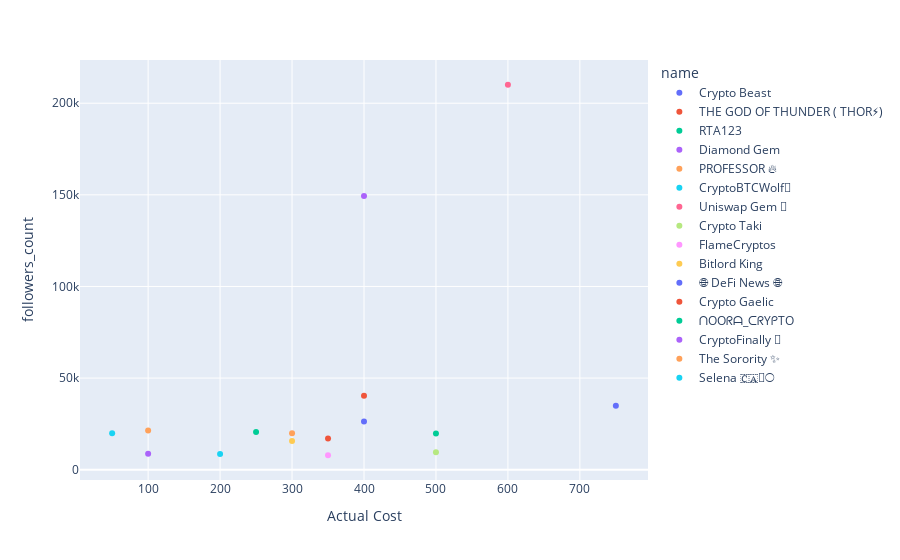

The notebook cell saved with this chart:
### Code cell
fig = px.scatter(BP, x="Actual Cost", y='followers_count',color="name",labels=False)
fig.show()

### Figure 1 — Plotly figure (JSON) as saved in the notebook; plotly's stock layout.template omitted (floating-point values rounded to 4 significant figures)
{"data": [{"hovertemplate": "name=Crypto Beast<br>Actual Cost=%{x}<br>followers_count=%{y}<extra></extra>", "legendgroup": "Crypto Beast", "marker": {"color": "#636efa", "symbol": "circle"}, "mode": "markers", "name": "Crypto Beast", "orientation": "v", "showlegend": true, "type": "scatter", "x": [400], "xaxis": "x", "y": [26299], "yaxis": "y"}, {"hovertemplate": "name=THE GOD OF THUNDER ( THOR⚡)<br>Actual Cost=%{x}<br>followers_count=%{y}<extra></extra>", "legendgroup": "THE GOD OF THUNDER ( THOR⚡)", "marker": {"color": "#EF553B", "symbol": "circle"}, "mode": "markers", "name": "THE GOD OF THUNDER ( THOR⚡)", "orientation": "v", "showlegend": true, "type": "scatter", "x": [400], "xaxis": "x", "y": [40363], "yaxis": "y"}, {"hovertemplate": "name=RTA123<br>Actual Cost=%{x}<br>followers_count=%{y}<extra></extra>", "legendgroup": "RTA123", "marker": {"color": "#00cc96", "symbol": "circle"}, "mode": "markers", "name": "RTA123", "orientation": "v", "showlegend": true, "type": "scatter", "x": [250], "xaxis": "x", "y": [20509], "yaxis": "y"}, {"hovertemplate": "name=Diamond Gem<br>Actual Cost=%{x}<br>followers_count=%{y}<extra></extra>", "legendgroup": "Diamond Gem", "marker": {"color": "#ab63fa", "symbol": "circle"}, "mode": "markers", "name": "Diamond Gem", "orientation": "v", "showlegend": true, "type": "scatter", "x": [100], "xaxis": "x", "y": [8655], "yaxis": "y"}, {"hovertemplate": "name=PROFESSOR 🔥<br>Actual Cost=%{x}<br>followers_count=%{y}<extra></extra>", "legendgroup": "PROFESSOR 🔥", "marker": {"color": "#FFA15A", "symbol": "circle"}, "mode": "markers", "name": "PROFESSOR 🔥", "orientation": "v", "showlegend": true, "type": "scatter", "x": [300], "xaxis": "x", "y": [19881], "yaxis": "y"}, {"hovertemplate": "name=CryptoBTCWolf👑<br>Actual Cost=%{x}<br>followers_count=%{y}<extra></extra>", "legendgroup": "CryptoBTCWolf👑", "marker": {"color": "#19d3f3", "symbol": "circle"}, "mode": "markers", "name": "CryptoBTCWolf👑", "orientation": "v", "showlegend": true, "type": "scatter", "x": [200], "xaxis": "x", "y": [8550], "yaxis": "y"}, {"hovertemplate": "name=Uniswap Gem 💎<br>Actual Cost=%{x}<br>followers_count=%{y}<extra></extra>", "legendgroup": "Uniswap Gem 💎", "marker": {"color": "#FF6692", "symbol": "circle"}, "mode": "markers", "name": "Uniswap Gem 💎", "orientation": "v", "showlegend": true, "type": "scatter", "x": [600], "xaxis": "x", "y": [210080], "yaxis": "y"}, {"hovertemplate": "name=Crypto Taki<br>Actual Cost=%{x}<br>followers_count=%{y}<extra></extra>", "legendgroup": "Crypto Taki", "marker": {"color": "#B6E880", "symbol": "circle"}, "mode": "markers", "name": "Crypto Taki", "orientation": "v", "showlegend": true, "type": "scatter", "x": [500], "xaxis": "x", "y": [9578], "yaxis": "y"}, {"hovertemplate": "name=FlameCryptos<br>Actual Cost=%{x}<br>followers_count=%{y}<extra></extra>", "legendgroup": "FlameCryptos", "marker": {"color": "#FF97FF", "symbol": "circle"}, "mode": "markers", "name": "FlameCryptos", "orientation": "v", "showlegend": true, "type": "scatter", "x": [350], "xaxis": "x", "y": [7883], "yaxis": "y"}, {"hovertemplate": "name=Bitlord King<br>Actual Cost=%{x}<br>followers_count=%{y}<extra></extra>", "legendgroup": "Bitlord King", "marker": {"color": "#FECB52", "symbol": "circle"}, "mode": "markers", "name": "Bitlord King", "orientation": "v", "showlegend": true, "type": "scatter", "x": [300], "xaxis": "x", "y": [15690], "yaxis": "y"}, {"hovertemplate": "name=🌐 DeFi News 🌐<br>Actual Cost=%{x}<br>followers_count=%{y}<extra></extra>", "legendgroup": "🌐 DeFi News 🌐", "marker": {"color": "#636efa", "symbol": "circle"}, "mode": "markers", "name": "🌐 DeFi News 🌐", "orientation": "v", "showlegend": true, "type": "scatter", "x": [750], "xaxis": "x", "y": [34877], "yaxis": "y"}, {"hovertemplate": "name=Crypto Gaelic<br>Actual Cost=%{x}<br>followers_count=%{y}<extra></extra>", "legendgroup": "Crypto Gaelic", "marker": {"color": "#EF553B", "symbol": "circle"}, "mode": "markers", "name": "Crypto Gaelic", "orientation": "v", "showlegend": true, "type": "scatter", "x": [350], "xaxis": "x", "y": [16980], "yaxis": "y"}, {"hovertemplate": "name=ᑎOOᖇᗩ_ᑕᖇYᑭTO<br>Actual Cost=%{x}<br>followers_count=%{y}<extra></extra>", "legendgroup": "ᑎOOᖇᗩ_ᑕᖇYᑭTO", "marker": {"color": "#00cc96", "symbol": "circle"}, "mode": "markers", "name": "ᑎOOᖇᗩ_ᑕᖇYᑭTO", "orientation": "v", "showlegend": true, "type": "scatter", "x": [500], "xaxis": "x", "y": [19737], "yaxis": "y"}, {"hovertemplate": "name=CryptoFinally 💫<br>Actual Cost=%{x}<br>followers_count=%{y}<extra></extra>", "legendgroup": "CryptoFinally 💫", "marker": {"color": "#ab63fa", "symbol": "circle"}, "mode": "markers", "name": "CryptoFinally 💫", "orientation": "v", "showlegend": true, "type": "scatter", "x": [400], "xaxis": "x", "y": [149356], "yaxis": "y"}, {"hovertemplate": "name=The Sorority ✨<br>Actual Cost=%{x}<br>followers_count=%{y}<extra></extra>", "legendgroup": "The Sorority ✨", "marker": {"color": "#FFA15A", "symbol": "circle"}, "mode": "markers", "name": "The Sorority ✨", "orientation": "v", "showlegend": true, "type": "scatter", "x": [100], "xaxis": "x", "y": [21432], "yaxis": "y"}, {"hovertemplate": "name=Selena 🇨🇦🦋🌕<br>Actual Cost=%{x}<br>followers_count=%{y}<extra></extra>", "legendgroup": "Selena 🇨🇦🦋🌕", "marker": {"color": "#19d3f3", "symbol": "circle"}, "mode": "markers", "name": "Selena 🇨🇦🦋🌕", "orientation": "v", "showlegend": true, "type": "scatter", "x": [50], "xaxis": "x", "y": [19906], "yaxis": "y"}], "layout": {"legend": {"title": {"text": "name"}, "tracegroupgap": 0}, "margin": {"t": 60}, "xaxis": {"anchor": "y", "domain": [0, 1], "title": {"text": "Actual Cost"}}, "yaxis": {"anchor": "x", "domain": [0, 1], "title": {"text": "followers_count"}}}}
